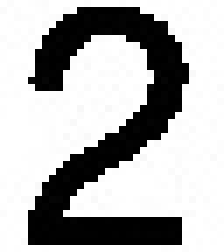
#> input picture data/characters/2.jpg, 32 x 36 px (shown 7 times larger)
$ python task1.py
#> lines starting #> are read from the running program, lines starting #| are printed output that depends on the picture; after the words box and inside, x2 and y2 are one past the last pixel; in counts of white or black regions, pixels touching at a corner belong together
"""
Character Detection

The goal of this task is to implement an optical character recognition system consisting of Enrollment, Detection and Recognition sub tasks

Please complete all the functions that are labelled with '# TODO'. When implementing the functions,
comment the lines 'raise NotImplementedError' instead of deleting them.

Do NOT modify the code provided.
Please follow the guidelines mentioned in the project1.pdf
Do NOT import any library (function, module, etc.).
"""


import argparse
import json
import os
import glob
import cv2
import numpy as np
from collections import deque

def read_image(img_path, show=False):
    """Reads an image into memory as a grayscale array.
    """
#> called with img_path = './data/characters/2.jpg', show = False
    img = cv2.imread(img_path, cv2.IMREAD_GRAYSCALE)
#> img is the input picture: shape (36, 32); min 0, max 255, mean 178.5
#> call 4 of read_image, with img_path = './data/test_img.jpg', show = False
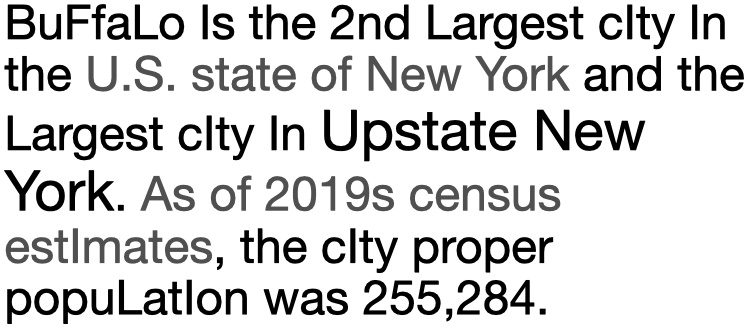
#> input picture data/test_img.jpg, 747 x 328 px
#> in read_image, img is the input picture: shape (328, 747); min 0, max 255, mean 214

    if show:
        show_image(img)

    return img

def show_image(img, delay=1000):
    """Shows an image.
    """
    cv2.namedWindow('image', cv2.WINDOW_AUTOSIZE)
    cv2.imshow('image', img)
    cv2.waitKey(delay)
    cv2.destroyAllWindows()

def parse_args():
    parser = argparse.ArgumentParser(description="cse 473/573 project 1.")
    parser.add_argument(
        "--test_img", type=str, default="./data/test_img.jpg",
        help="path to the image used for character detection (do not change this arg)")
    parser.add_argument(
        "--character_folder_path", type=str, default="./data/characters",
        help="path to the characters folder")
    parser.add_argument(
        "--result_saving_directory", dest="rs_directory", type=str, default="./",
        help="directory to which results are saved (do not change this arg)")
    args = parser.parse_args()
    return args

def ocr(test_img, characters):
    """Step 1 : Enroll a set of characters. Also, you may store features in an intermediate file.
       Step 2 : Use connected component labeling to detect various characters in an test_img.
       Step 3 : Taking each of the character detected_coord from previous step,
         and your features for each of the enrolled characters, you are required to a recognition or matching.

    Args:
        test_img : image that contains character to be detected_coord.
        characters_list: list of characters along with name for each character.

    Returns:
    a nested list, where each element is a dictionary with {"bbox" : (x(int), y (int), w (int), h (int)), "name" : (string)},
        x: row that the character appears (starts from 0).
        y: column that the character appears (starts from 0).
        w: width of the detected_coord character.
        h: height of the detected_coord character.
        name: name of character provided or "UNKNOWN".
        Note : the order of detected_coord characters should follow english text reading pattern, i.e.,
            list should start from top left, then move from left to right. After finishing the first line, go to the next line and continue.

    """
    # TODO Add your code here. Do not modify the return and input arguments

    enrollment(characters)

    character_coord = detection(test_img)

    names = recognition(test_img, character_coord)

    results = []
    for i in range(len(character_coord)):
        results.append( {"bbox": character_coord[i], "name": names[i]} )

    # raise NotImplementedError
    return results

def enrollment(characters):
    """ Args:
        You are free to decide the input arguments.
    Returns:
    You are free to decide the return.
    """
    # TODO: Step 1 : Your Enrollment code should go here.

    vectors = {}

    siftExtractor = cv2.SIFT_create()

    for ch in characters:
        if ch[0]=='dot':
            continue
        keypts, desp = siftExtractor.detectAndCompute(ch[1], None)
        vectors[ch[0]] = desp.tolist()
#> this loop made 3 passes
#> after the loop, vectors = 3 items

    with open('vectors.json', "w") as file:
        json.dump(vectors, file)

def match_vector(descriptor1, descriptor2):
    key_dist = np.zeros((len(descriptor1),len(descriptor2)))
    for i in range(descriptor1.shape[0]):
        for j in range(descriptor2.shape[0]):
            d = np.square(descriptor1[i] - descriptor2[j])
            ssd = np.sum(d)
            key_dist[i][j] = ssd

    ratio = []

    for i in range(descriptor1.shape[0]):
        sort_key = np.argsort(key_dist[i])
        bm,sbm = sort_key[0],sort_key[1]
        if key_dist[i][bm] / key_dist[i][sbm] < 0.45:
            ratio.append(bm)

    return ratio


def detection(test_img):
    """
    Use connected component labeling to detect various characters in an test_img.
    Args:
        You are free to decide the input arguments.
    Returns:
    You are free to decide the return.
    """
    # TODO: Step 2 : Your Detection code should go here.

    # implement connected component labeling to detect various candidate characters
    # Total number of characters = 142 + 1 background
    # characters can be between 1/2 and 2x the size of the enrolled images.
    # generate features/ resize to prepare for recogniton

    binary_threshold = np.zeros(test_img.shape)
    rows, columns = test_img.shape
#> rows = 328; columns = 747
    for i in range(rows):
        for j in range(columns):
            binary_threshold[i][j] = 1 if test_img[i][j]<133 else 0
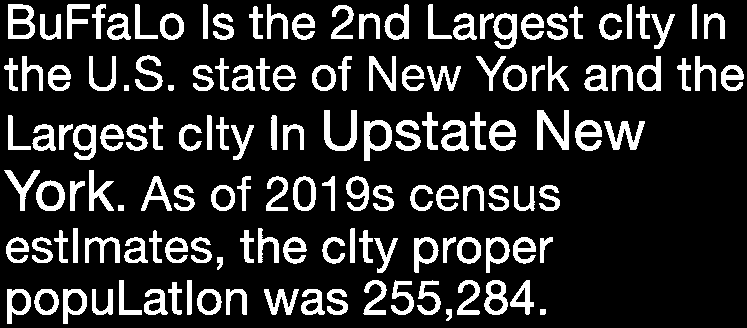
#> binary_threshold: shape (328, 747) float64; values 0 (black) and 1 (white), 17.3% white; 142 white regions, largest, box (x1, y1, x2, y2) and area: (537, 110, 569, 150) 652, (324, 110, 357, 151) 555, (604, 121, 645, 150) 548

    detected_coord = []
    visited_coord = set()

    def graph_DFS(x,y):
        graph_DFS_queue = deque()
        graph_DFS_queue.append((x,y))
        min_coord_x, min_coord_y, width, height = 9999, 9999, -1000, -1000
        while graph_DFS_queue:
            i,j = graph_DFS_queue.pop()
            min_coord_x = min(min_coord_x, j)
            min_coord_y = min(min_coord_y, i)
            width = max(j-min_coord_x, width)
            height = max(i-min_coord_y, height)
            visited_coord.add((i,j))
            for a,b in [(-1,0), (1,0), (0,1), (0,-1), (-1,-1), (-1,1), (1,-1), (1,1)]:
                if 0<=i+a<rows and 0<=j+b<columns and (i+a,j+b) not in visited_coord and binary_threshold[i+a][j+b]==1:
                    graph_DFS_queue.append((i+a,j+b))

        return [min_coord_x, min_coord_y, width+1, height+1]

    for i in range(rows):
        for j in range(columns):
            if (i,j) not in visited_coord and binary_threshold[i][j] == 1:
                detected_coord.append(graph_DFS(i,j))
            else:
                continue
#> in ocr, `character_coord = detection(test_img)`: character_coord = 142 items, first 6: [8, 4, 27, 35], [67, 4, 23, 35], [92, 4, 14, 35], [135, 4, 23, 35], [203, 4, 5, 35], [267, 4, 21, 35]

    return detected_coord


def save_results(coordinates, rs_directory):
    """
    Donot modify this code
    """
    results = coordinates
    with open(os.path.join(rs_directory, 'results.json'), "w") as file:
        json.dump(results, file)

def recognition(test_img, character_coord):
    """
    Args:
        You are free to decide the input arguments.
    Returns:
    You are free to decide the return.
    """
    # TODO: Step 3 : Your Recognition code should go here.

    # using features of the enrollment characters
    # implement matching for all recognition

    with open('vectors.json', "r") as dfile:
        vectors = json.load(dfile)

    names = []
    siftExtractor = cv2.SIFT_create()

    for bbox in character_coord:
        x,y,w,h = bbox
        image = test_img[y:y+h,x:x+w].astype('uint8')
        key1,desc1 = siftExtractor.detectAndCompute(image, None)

        if len(key1) == 0:
            names.append('dot')
            continue

        match_desp = []
        for char in vectors:
            desc2 = np.array(vectors[char])
            match_desp.append((char,match_vector(desc1, desc2)))
        match_desp.sort(key= lambda x: len(x[1]), reverse=True)

        if len(match_desp[0][1]) > 0:
            names.append(match_desp[0][0])
        else:
            names.append("UNKNOWN")
#> this loop made 142 passes
#> (x, y, w, h) on passes 1, 2, 3, 5, 9, 10, 11, 12, 13, 14, 15, 17: (8, 4, 27, 35), (67, 4, 23, 35), (92, 4, 14, 35), (203, 4, 5, 35), (627, 4, 5, 35), (692, 4, 5, 35), (331, 5, 23, 34), (249, 6, 14, 33), (569, 6, 14, 33), (636, 6, 14, 33), (107, 13, 24, 27), (213, 13, 21, 27)
#> (x, y, w, h) on passes 7, 8, 16, 24, 26, 37: (384, 4, 25, 36), (428, 4, 24, 35), (160, 13, 24, 27), (547, 13, 21, 27), (704, 13, 21, 26), (695, 56, 21, 35)
#> pass 1, in recognition, `image = test_img[y:y+h,x:x+w].astype('uint8')`:
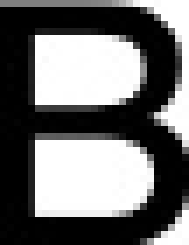
#> image: shape (35, 27) (shown 7 times larger); min 0, max 255, mean 112.1
#> pass 2, in recognition, `image = test_img[y:y+h,x:x+w].astype('uint8')`:
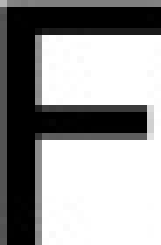
#> image: shape (35, 23) (shown 7 times larger); min 0, max 255, mean 152.6
#> after the loop, names = 142 items, first 6: 'UNKNOWN', 'UNKNOWN', 'UNKNOWN', 'UNKNOWN', 'dot', 'UNKNOWN'

    return names


def main():
    args = parse_args()

    characters = []

    all_character_imgs = glob.glob(args.character_folder_path+ "/*")

    for each_character in all_character_imgs :
        character_name = "{}".format(os.path.split(each_character)[-1].split('.')[0])
        characters.append([character_name, read_image(each_character, show=False)])

    test_img = read_image(args.test_img)

    results = ocr(test_img, characters)
#> the loop in ocr, `for i in range(len(character_coord)):` made 142 passes
#> after the loop in ocr, `for i in range(len(character_coord)):`: results = 142 items
#> results = 142 items

    save_results(results, args.rs_directory)

if __name__ == "__main__":
    main()
